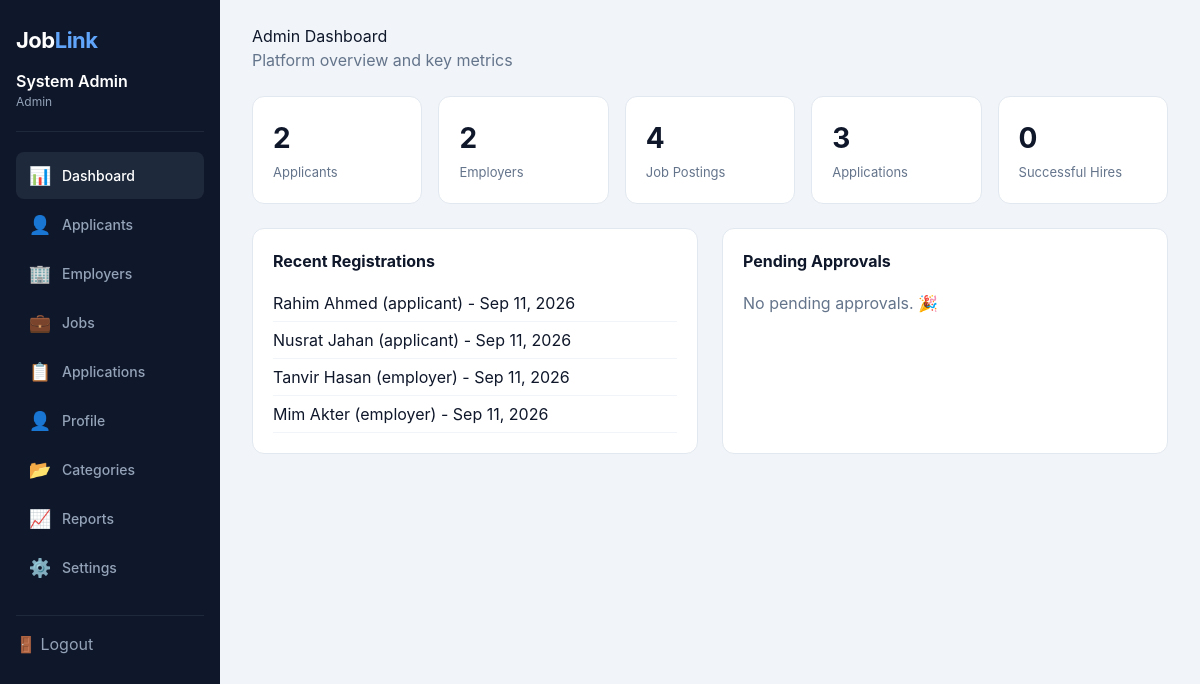
The app's page /?role=admin&page=dashboard (signed in) with its own data.
### tables this page shows
CREATE TABLE users (
 id INT AUTO_INCREMENT PRIMARY KEY,
 name VARCHAR(120) NOT NULL,
 email VARCHAR(150) NOT NULL UNIQUE,
 phone VARCHAR(30) DEFAULT NULL,
 password VARCHAR(255) NOT NULL,
 role ENUM('applicant','employer','admin') NOT NULL,
 status ENUM('active','pending','suspended','inactive') DEFAULT 'active',
 created_at TIMESTAMP DEFAULT CURRENT_TIMESTAMP
);

### pages/admin/dashboard.php (the view, shortened to what this page needs)
<?php
require_once __DIR__ . '/../../config.php';
$db = getDB();
$total_applicants = $db->query("SELECT COUNT(*) FROM users WHERE role = 'applicant'")->fetchColumn();
$total_employers = $db->query("SELECT COUNT(*) FROM users WHERE role = 'employer'")->fetchColumn();
$total_jobs = $db->query("SELECT COUNT(*) FROM jobs")->fetchColumn();
$total_apps = $db->query("SELECT COUNT(*) FROM applications")->fetchColumn();
$hires = $db->query("SELECT COUNT(*) FROM applications WHERE status IN ('accepted', 'hired')")->fetchColumn();
$recent = $db->query("
    SELECT * FROM users
    WHERE role != 'admin'
    ORDER BY created_at DESC
    LIMIT 5
")->fetchAll();
$recent_html = '<ul style="list-style:none;margin-top:12px;">';
foreach ($recent as $u) {
    $recent_html .= "<li style='padding:6px 0;border-bottom:1px solid #f1f5f9;'>
        " . e($u['name']) . " (" . e($u['role']) . ") - " . date('M d, Y', strtotime($u['created_at'])) . "
    </li>";
}
$recent_html .= '</ul>';
$pending = $db->query("
    SELECT u.*, ep.company_name
    FROM users u
    JOIN employer_profiles ep ON u.id = ep.user_id
    WHERE u.role = 'employer' AND u.status = 'pending'
")->fetchAll();
$pending_apps = $db->query("
    SELECT u.*, ap.verification_doc
    FROM users u
    LEFT JOIN applicant_profiles ap ON u.id = ap.user_id
    WHERE u.role = 'applicant' AND u.status = 'pending'
")->fetchAll();
$pending_html = '<ul style="list-style:none;margin-top:12px;">';
if (empty($pending) && empty($pending_apps)) {
    $pending_html .= "<li style='padding:6px 0;color:#64748b;'>No pending approvals. 🎉</li>";
}
$pending_html .= '</ul>';
render('admin/dashboard.html', [
    'total_applicants' => number_format($total_applicants),
    'total_employers' => number_format($total_employers),
    'job_postings' => number_format($total_jobs),
    'total_applications' => number_format($total_apps),
    'successful_hires' => number_format($hires),
    'recent_registrations' => new RawHtml($recent_html),
    'pending_approvals' => new RawHtml($pending_html)
]);

### config.php (shortened to what this page needs)
<?php
class AppPDOStatement {
    private $stmt;
    public function __construct(PDOStatement $stmt) {
        $this->stmt = $stmt;
    }
    public function execute($params = null) {
        $this->stmt->execute($params);
        return $this;
    }
    public function fetch($mode = null) {
        return $mode === null ? $this->stmt->fetch() : $this->stmt->fetch($mode);
    }
    public function fetchAll($mode = null) {
        return $mode === null ? $this->stmt->fetchAll() : $this->stmt->fetchAll($mode);
    }
}
class AppPDO extends PDO {
    #[\ReturnTypeWillChange]
    public function prepare($query, $options = []) {
        return new AppPDOStatement(parent::prepare($query, $options));
    }
}
function getDB() {
    static $pdo = null;
    if ($pdo === null) {
        $pdo = new AppPDO(
            'mysql:host=' . DB_HOST . ';dbname=' . DB_NAME . ';charset=utf8mb4',
            DB_USER, DB_PASS,
            [PDO::ATTR_ERRMODE => PDO::ERRMODE_EXCEPTION]
        );
        $pdo->exec("SET time_zone = '+06:00'");
    }
    return $pdo;
}
class RawHtml {
    public function __construct($html) {
        $this->html = (string)$html;
    }
}
function e($value) {
    return htmlspecialchars((string)$value, ENT_QUOTES);
}
function render($template, $data = []) {
    $path = __DIR__ . '/templates/' . $template;
    if (is_logged_in() && $user = get_user_data()) {
        foreach (['name' => 'name', 'role' => 'role'] as $key => $column) {
            if (!array_key_exists($key, $data)) {
                $data[$key] = (string)$user[$column];
            }
        }
    }
    $html = file_get_contents($path);
    foreach ($data as $key => $value) {
        if ($value instanceof RawHtml) {
            $html = str_replace('{{' . $key . '}}', $value->html, $html);
            continue;
        }
        $html = str_replace('{{' . $key . '}}', e((string)$value), $html);
    }
    echo $html;
}
function is_logged_in() {
    return isset($_SESSION['user_id']);
}
function get_user_id() {
    return $_SESSION['user_id'] ?? null;
}
function get_user_data() {
    $id = get_user_id();
    static $user = null;
    if ($user === null) {
        $user = getDB()->prepare("SELECT * FROM users WHERE id = ?")->execute([$id])->fetch();
    }
    return $user;
}

### public/css/global.css (style rules this page uses)
* { margin:0; padding:0; box-sizing:border-box; }
body { font-family:'Inter', system-ui, -apple-system, sans-serif; background:#f8fafc; color:#0f172a; line-height:1.5; }
a { text-decoration:none; color:inherit; }
.logo { font-size:24px; font-weight:700; color:#2563eb; letter-spacing:-0.5px; }
.logo span { color:#0f172a; }
.page-sub { color:#64748b; margin-bottom:24px; }

### public/css/admin.css (style rules this page uses)
* { margin:0; padding:0; box-sizing:border-box; }
body { font-family:'Inter',system-ui,sans-serif; background:#f1f5f9; }
.dash-wrapper { display:flex; min-height:100vh; }
.dash-sidebar { width:220px; background:#0f172a; color:#cbd5e1; padding:24px 16px; flex-shrink:0; height:100vh; position:sticky; top:0; overflow-y:auto; }
.dash-sidebar .logo { color:#fff; font-size:22px; margin-bottom:24px; }
.dash-sidebar .logo span { color:#60a5fa; }
.dash-sidebar .user-info { padding:12px 0 20px; border-bottom:1px solid #1e293b; margin-bottom:20px; }
.dash-sidebar .user-info .name { font-weight:600; color:#fff; }
.dash-sidebar .user-info .role { font-size:12px; color:#94a3b8; }
.dash-sidebar .nav-item { display:flex; align-items:center; gap:10px; padding:10px 12px; border-radius:8px; color:#94a3b8; font-size:14px; font-weight:500; transition:all .2s; cursor:pointer; margin-bottom:2px; }
.dash-sidebar .nav-item:hover, .dash-sidebar .nav-item.active { background:#1e293b; color:#fff; }
.dash-sidebar .nav-item .icon { font-size:18px; width:24px; text-align:center; }
.dash-sidebar .logout { display:block; margin-top:24px; border-top:1px solid #1e293b; padding-top:16px; color:#94a3b8; cursor:pointer; text-decoration:none; }
.dash-main { flex:1; padding:24px 32px; overflow-x:auto; }
.stat-cards { display:grid; grid-template-columns:repeat(auto-fit,minmax(160px,1fr)); gap:16px; margin-bottom:24px; }
.stat-card { background:#fff; padding:20px; border-radius:12px; border:1px solid #e2e8f0; }
.stat-card .num { font-size:28px; font-weight:700; }
.dash-main .page-sub { color:#64748b; margin-bottom:24px; }
.stat-card .label { font-size:13px; color:#64748b; margin-top:4px; }

### records on screen
users: html "Job Link System Admin Admin 📊 Dashboard 👤 Applicants 🏢 Employers 💼 Jobs 📋 Applications 👤 Profile 📂 Categories 📈 Reports ⚙️ Settings 🚪 Logout Admin Dashboard Platform overview and key metrics 2 Applicants 2 Employers 4 Job Postings 3 Applications 0 Successful Hires Recent Registrations Pending Approvals"
users: name "Rahim Ahmed", role "applicant", created_at "Sep 11, 2026"
users: name "Nusrat Jahan", role "applicant", created_at "Sep 11, 2026"
users: name "Tanvir Hasan", role "employer", created_at "Sep 11, 2026"
users: name "Mim Akter", role "employer", created_at "Sep 11, 2026"
